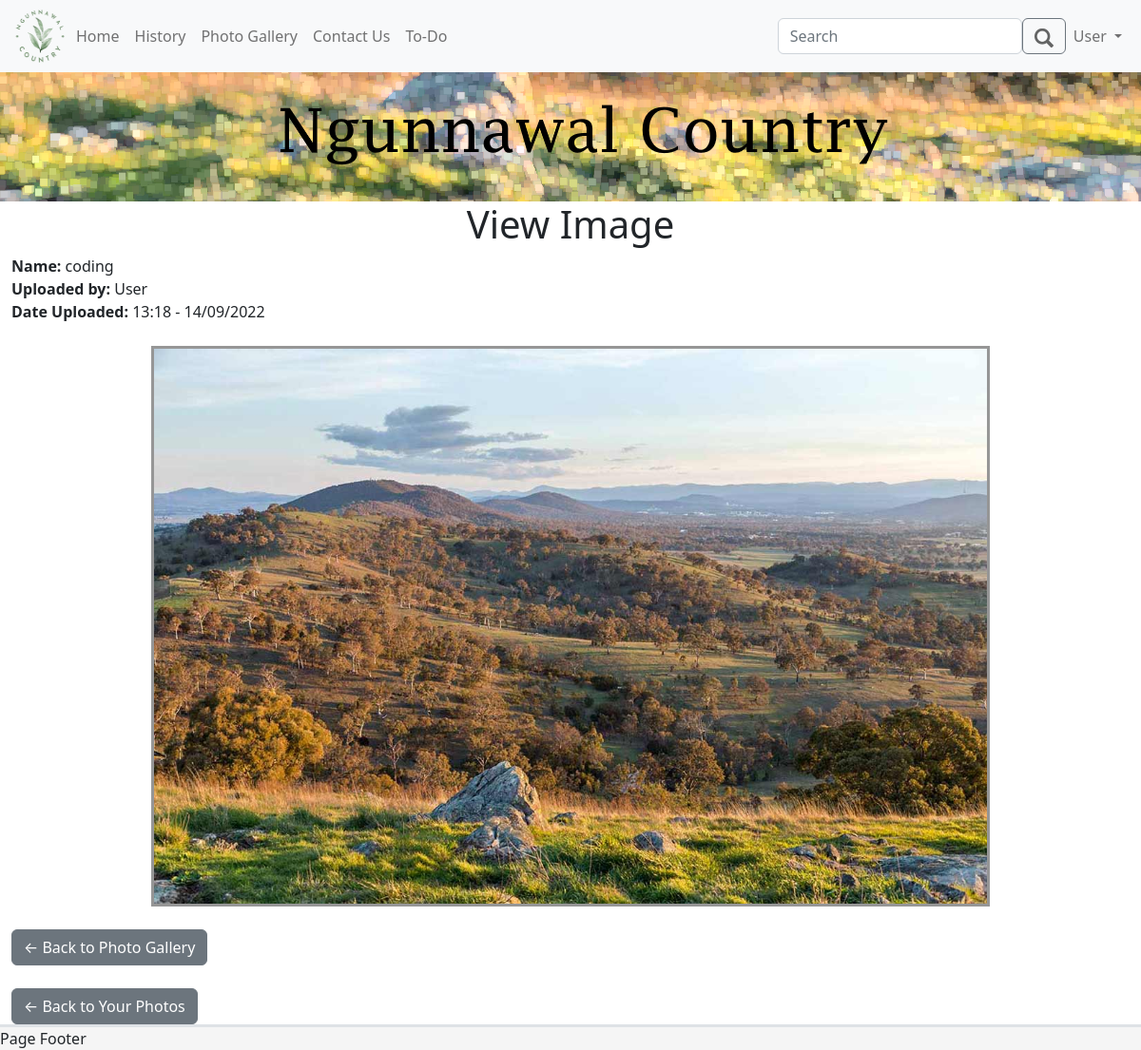
/userPhotos/1 (signed in), run on an earlier commit of the app's database.
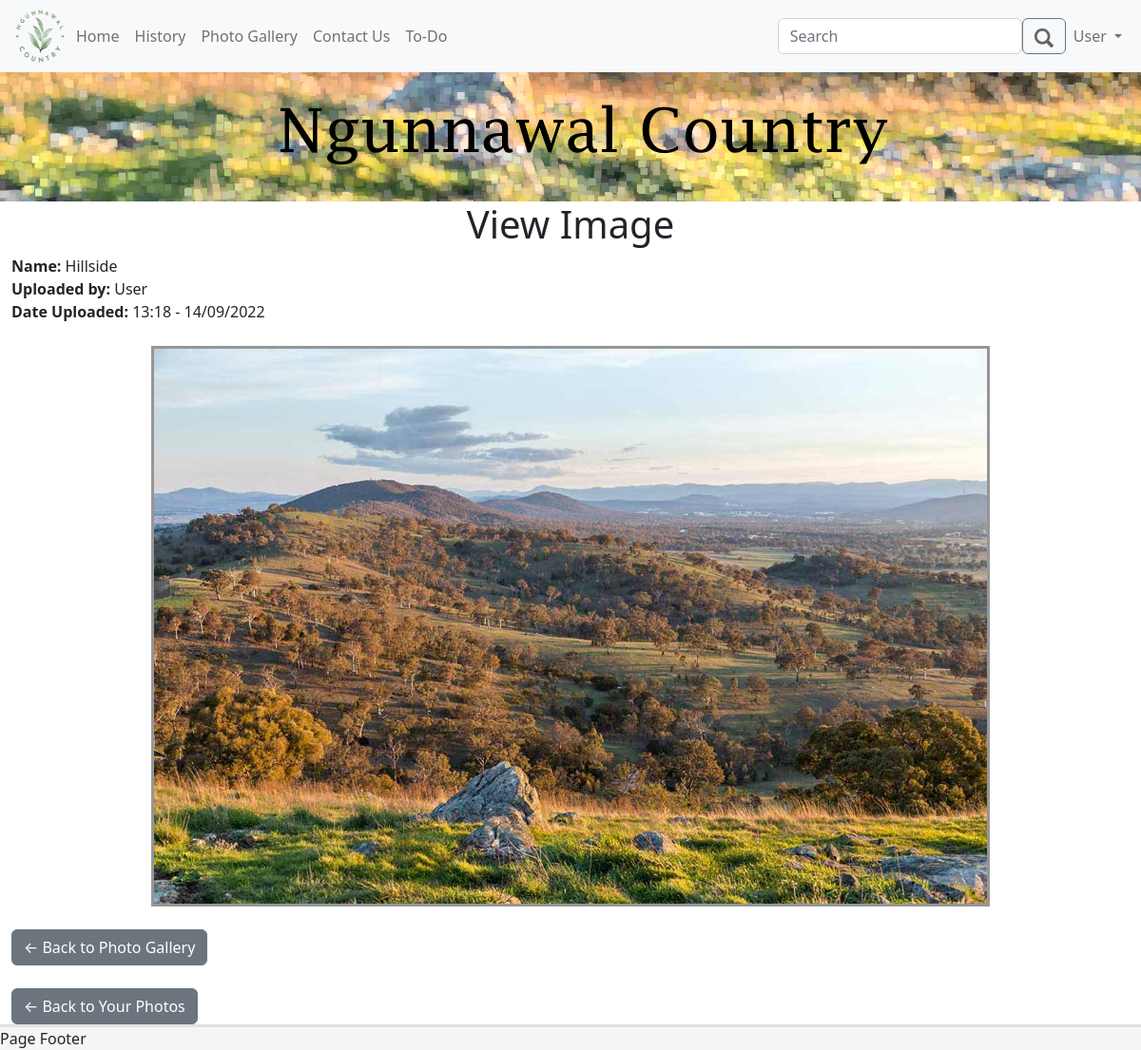
And on a later commit of the database.
### models.py (models this page shows, shortened)
class User(UserMixin, db.Model):
    id = db.Column(db.Integer, primary_key=True)
    email_address = db.Column(db.String(255), unique=True)
    name = db.Column(db.String(255))
    password_hash = db.Column(db.String(255))
    user_level = db.Column(db.Integer)

class Photos(db.Model):
    photoid = db.Column(db.Integer, primary_key=True)
    title = db.Column(db.String(255))
    filename = db.Column(db.String(255))
    userid = db.Column(db.Integer)
    dateSubmitted = db.Column(db.DateTime)

### app.py (the view)
@app.route('/userPhotos/<photo_id>')
@login_required
def photo_display(photo_id):
    image = Photos.query.filter_by(photoid=photo_id).all()
    all_users = User.query.all()
    return render_template("photoDisplay.html", user=current_user, photo=image, title="View Image", users=all_users)

### models.py (called while the page is built)
@login.user_loader
def load_user(id):
    return User.query.get(int(id))

### templates/photoDisplay.html (shortened to what this page needs)
{% extends 'template.html' %}
{% block cellContent1 %}
    {% for image in photo %}
        <div>
            <span class="fw-semibold">Name: </span>{{ image.title }} <br>
            <span class="fw-semibold">Uploaded by: </span>
            {% for user in users %}
                {% if user.id == image.userid %}
                    {{ user.name }}
                {% endif %}
            {% endfor %}
            <br>
            <span class="fw-semibold">Date Uploaded: </span>{{ image.dateSubmitted.strftime('%H:%M - %d/%m/%Y') }}
            <br><br>
            <img class="centre-img img-border" src="/static/images/userPhotos/{{ image.filename }}" width="75%">
        </div>
        <br>
        <a href="/gallery">
            <button class="btn btn-secondary">← Back to Photo Gallery</button>
        </a>
        <br><br>
        <a href="/userPhotos">
            <button class="btn btn-secondary">← Back to Your Photos</button>
        </a>
    {% endfor %}
{% endblock %}

### templates/template.html (shortened to what this page needs)
<!DOCTYPE html>
<html lang="en">
<head>
    <link rel="stylesheet" href="/static/ngunnawal.css">
    <link rel="stylesheet" href="/static/css/bootstrap.css">
</head>
<body>
<nav class="navbar navbar-expand-lg bg-light sticky-top">
    <div class="container-fluid">
        <a href="/">
            <img src="/static/images/logo.png" alt="logo" width="60" height="60">
        </a>
        <div class="collapse navbar-collapse" id="navbarNav">
            <ul class="navbar-nav">
                <li class="nav-item">
                    <a class="nav-link" href="/">Home</a>
                </li>
                <li class="nav-item">
                    <a class="nav-link" href="/history">History</a>
                </li>
                <li class="nav-item">
                    <a class="nav-link" href="/gallery">Photo Gallery</a>
                </li>
                {% if user.user_level == 2 %}
                    <li class="nav-item dropdown">
                        <a class="nav-link dropdown-toggle" href="/" id="navbarDropdown" role="button"
                           data-bs-toggle="dropdown" aria-expanded="false">
                            Contact Us
                        </a>
                        <ul class="dropdown-menu dropdown-menu-light"
                            aria-labelledby="navbarDropdown">
                            <li><a class="dropdown-item" href="/contact">Contact Page</a></li>
                            <div class="dropdown-divider"></div>
                            <li><a class="dropdown-item" href="/contact_messages">Contact Messages</a></li>
                        </ul>
                    </li>
                {% else %}
                    <li class="nav-item">
                        <a class="nav-link" href="/contact">Contact Us</a>
                    </li>
                {% endif %}
                <li class="nav-item">
                    <a class="nav-link" href="/todo">To-Do</a>
                </li>
            </ul>
        </div>
        <form class="d-flex" role="search">
            <input class="form-control" type="search" placeholder="Search" aria-label="Search">
            <button class="btn btn-outline-secondary" type="submit"><img src="/static/images/search.png" width="20"
                                                                         style="opacity: 60%"></button>
        </form>
        <div class="nav navbar-nav">
            {% if user.is_anonymous %}
                <li class="nav-item dropdown">
                    <a class="nav-link dropdown-toggle" href="/" id="navbarDropdown" role="button"
                       data-bs-toggle="dropdown" aria-expanded="false">
                        User Account
                    </a>
                    <ul class="dropdown-menu dropdown-menu-light dropdown-menu-end" aria-labelledby="navbarDropdown">
                        <li><a class="dropdown-item" href="/register">Register Account</a></li>
                        <div class="dropdown-divider"></div>
                        <li><a class="dropdown-item" href="/login">Log In</a></li>
                    </ul>
                </li>
            {% else %}
                <li class="nav-item dropdown">
                    <a class="nav-link dropdown-toggle" href="/" id="navbarDropdown" role="button"
                       data-bs-toggle="dropdown" aria-expanded="false">
                        {{ user.name }}
                    </a>
                </li>
            {% endif %}
        </div>
    </div>
</nav>
<div class="banner">
    <img src="/static/images/banner.png" alt="website banner">
</div>
<div class="container-fluid">
    <div class="row">
        <div class="col-12 align-centre">
            <h1>{{ title }}</h1>
        </div>
    </div>
    <div class="row">
        <div class="col-12">
            {% block cellContent1 %} {% endblock %}
        </div>
    </div>
</div>
<div class="footer sticky-bottom border-top border-3">
    Page Footer
</div>
</body>
</html>

### static/ngunnawal.css (style rules this page uses)
* { margin: 0; padding: 0; box-sizing: border-box; }
body { background-color: #cff2ec; }
.banner > img { display: block; margin-left: auto; margin-right: auto; max-height: 100%; max-width: 100%; height: auto; }
.centre-img { display: block; margin-left: auto; margin-right: auto; max-height: 100%; max-width: 100%; height: auto; }
.img-border { border: 3px solid #969696; }
.align-centre { text-align: center; }
.footer { overflow: hidden; background-color: rgb(245, 245, 245); width: 100%; bottom: 0; }

What changed in the data, as far as the page shows it:
changed Photos: title "coding" → "Hillside"
